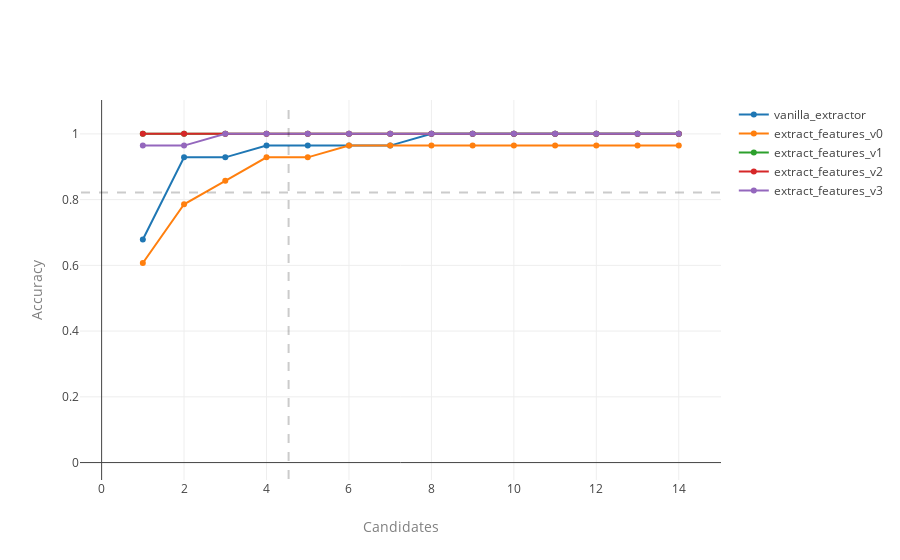

Notebook cell for this chart:
### Code cell
iplot(fig, show_link=False)

### Figure 1 — Plotly figure (JSON) as saved in the notebook; plotly's stock layout.template omitted (floating-point values rounded to 4 significant figures)
{"data": [{"name": "vanilla_extractor", "type": "scatter", "x": [1, 2, 3, 4, 5, 6, 7, 8, 9, 10, 11, 12, 13, 14], "y": [0.6786, 0.9286, 0.9286, 0.9643, 0.9643, 0.9643, 0.9643, 1, 1, 1, 1, 1, 1, 1]}, {"name": "extract_features_v0", "type": "scatter", "x": [1, 2, 3, 4, 5, 6, 7, 8, 9, 10, 11, 12, 13, 14], "y": [0.6071, 0.7857, 0.8571, 0.9286, 0.9286, 0.9643, 0.9643, 0.9643, 0.9643, 0.9643, 0.9643, 0.9643, 0.9643, 0.9643]}, {"name": "extract_features_v1", "type": "scatter", "x": [1, 2, 3, 4, 5, 6, 7, 8, 9, 10, 11, 12, 13, 14], "y": [1, 1, 1, 1, 1, 1, 1, 1, 1, 1, 1, 1, 1, 1]}, {"name": "extract_features_v2", "type": "scatter", "x": [1, 2, 3, 4, 5, 6, 7, 8, 9, 10, 11, 12, 13, 14], "y": [1, 1, 1, 1, 1, 1, 1, 1, 1, 1, 1, 1, 1, 1]}, {"name": "extract_features_v3", "type": "scatter", "x": [1, 2, 3, 4, 5, 6, 7, 8, 9, 10, 11, 12, 13, 14], "y": [0.9643, 0.9643, 1, 1, 1, 1, 1, 1, 1, 1, 1, 1, 1, 1]}], "layout": {"shapes": [{"line": {"dash": "dash"}, "opacity": 0.2, "type": "line", "x0": 4.536, "x1": 4.536, "y0": -0.05, "y1": 1.1}, {"line": {"dash": "dash"}, "opacity": 0.2, "type": "line", "x0": -0.5, "x1": 15, "y0": 0.8214, "y1": 0.8214}], "xaxis": {"title": "Candidates", "titlefont": {"color": "grey"}}, "yaxis": {"title": "Accuracy", "titlefont": {"color": "grey"}}}}
